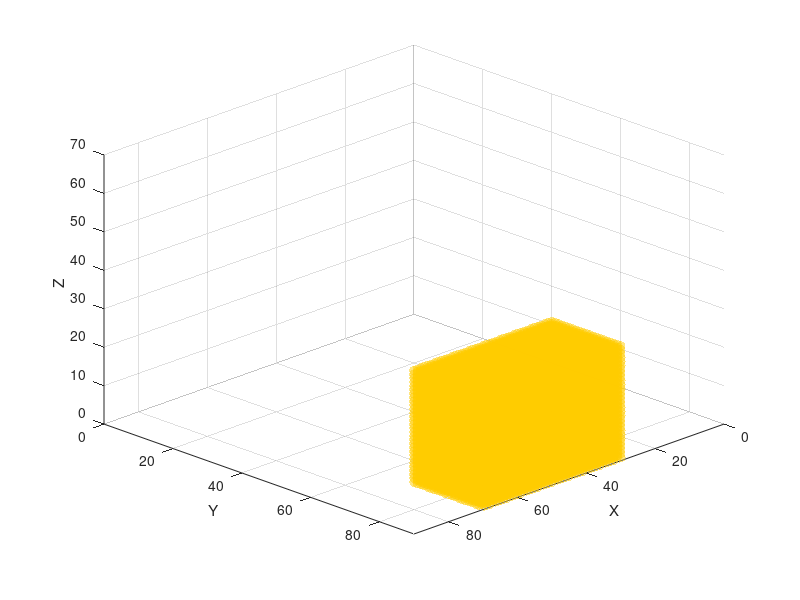

Write MATLAB code to recreate this figure. (Note: this script raises an error after producing the figure.)
%% Map dimensions (MAKE SURE THEY ARE THE SAME AS THE MAP CREATOR)
mapSizeX = 90; mapSizeY = 90; mapSizeZ = 70;
mapSize = [mapSizeX, mapSizeY, mapSizeZ];

%% Generate ROI and Object positions
% We store environment state in this matrix with this values:
% ---- 0 = free | 1= Occupied | 2 = unexplored | 3 = Frontier | 4 = ROI | 
% ---- 5 = Object
voxelStates = 2*ones(mapSize);

%% DEFINE ROI SETTINGS
voxelStates(30:70, 70:90, 1:30) = 4;

%% DEFINE OBJECTIVE LOCATION
objectX=59; objectY=85; objectZ=25;

% Define the object value
objectValue = 5;
% Compute 3x3x3 block centered on the object position
for dx = -1:1
    for dy = -1:1
        for dz = -1:1
            x = objectX + dx;
            y = objectY + dy;
            z = objectZ + dz;

            % Check bounds before assigning
            if x >= 1 && x <= size(voxelStates,1) && ...
               y >= 1 && y <= size(voxelStates,2) && ...
               z >= 1 && z <= size(voxelStates,3)
                voxelStates(x,y,z) = objectValue;
            end
        end
    end
end

figure;             
hold on; 
axis([0 mapSize(1) 0 mapSize(2) 0 mapSize(3)]);
grid on;
xlabel('X'); ylabel('Y'); zlabel('Z');


[rx, ry, rz] = ind2sub(size(voxelStates), find(voxelStates == 4));
scatter3(rx-0.5, ry-0.5, rz-0.5, 50, [1, 0.8, 0], 'filled', 'MarkerFaceAlpha', 0.5);

[gx, gy, gz] = ind2sub(size(voxelStates), find(voxelStates == 5));
scatter3(gx-0.5, gy-0.5, gz-0.5, 50, [0.6, 0.2, 0.8], 'filled', 'MarkerFaceAlpha', 1);

view(135, 30);

%% Save Voxel Initial States Matrix
save('../../Maps_ROI_Object_Situations/LivingRoom_2_situations/LivingRoom_2_voxelStates_1.mat','voxelStates');
disp('saved voxelStates')
